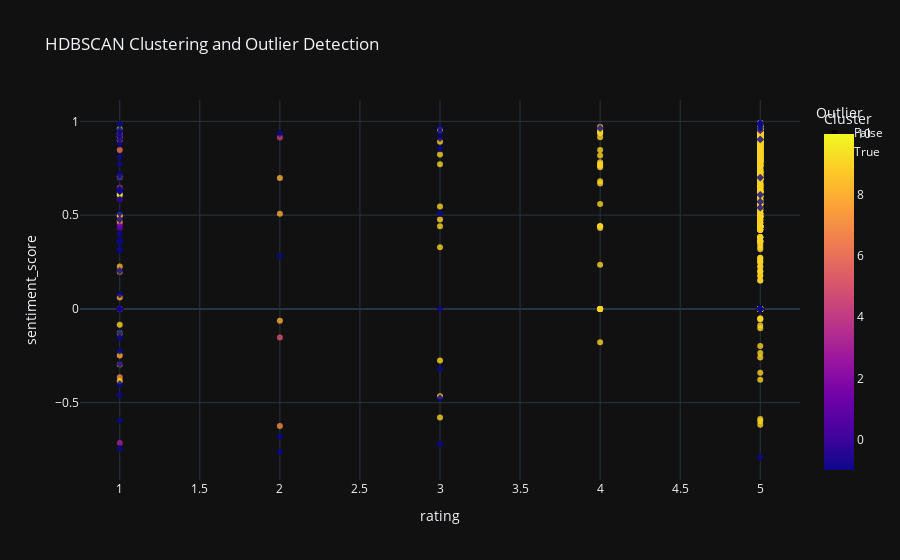

The notebook cell this image was saved under:
### Markdown cell above
# Clustering

### Code cell
import pandas as pd
import numpy as np
import hdbscan
import plotly.express as px

# Apply HDBSCAN
X = test_df_encoded.values
clusterer = hdbscan.HDBSCAN(min_cluster_size=2)
cluster_labels = clusterer.fit_predict(X)

# Create a DataFrame for easier plotting
df_hdbscan = pd.DataFrame(X, columns=test_df_encoded.columns)
df_hdbscan['Cluster'] = cluster_labels
df_hdbscan['Outlier'] = cluster_labels == -1

# Include relevant columns from test_df_enriched
df_hdbscan['rating'] = test_df_enriched['rating']
df_hdbscan['text_review'] = test_df_enriched['text_review']
df_hdbscan['price'] = test_df_enriched['price']
df_hdbscan['sentiment_score'] = test_df_enriched['sentiment_score']

# Create an interactive plot using Plotly
fig = px.scatter(
    df_hdbscan, 
    x='rating', 
    y='sentiment_score', 
    color='Cluster',
    symbol='Outlier',
    title='HDBSCAN Clustering and Outlier Detection',
    labels={'rating': 'rating', 'sentiment_score': 'sentiment_score'},
    template='plotly_dark',
    hover_data=['rating', 'text_review', 'price', 'sentiment_score']
)

# Customize the plot to highlight outliers
fig.update_traces(marker=dict(size=6, opacity=0.8), selector=dict(mode='markers'))
fig.update_traces(marker=dict(size=8, opacity=1, line=dict(width=1, color='DarkSlateGrey')),
                  selector=dict(marker_symbol='x'))

# Show the plot
fig.show()

### Figure 1 — Plotly figure (JSON) as saved in the notebook; plotly's stock layout.template omitted (floating-point values rounded to 4 significant figures; data arrays with more than 128 entries replaced by an {"elided": "..."} marker saying what was removed)
{"data": [{"customdata": {"elided": "923x2 mixed values"}, "hovertemplate": "Outlier=False<br>rating=%{x}<br>sentiment_score=%{y}<br>text_review=%{customdata[0]}<br>price=%{customdata[1]}<br>Cluster=%{marker.color}<extra></extra>", "legendgroup": "False", "marker": {"color": {"elided": "923 int values"}, "coloraxis": "coloraxis", "opacity": 0.8, "size": 6, "symbol": "circle"}, "mode": "markers", "name": "False", "orientation": "v", "showlegend": true, "type": "scatter", "x": {"elided": "923 int values"}, "xaxis": "x", "y": {"elided": "923 float values"}, "yaxis": "y"}, {"customdata": {"elided": "77x2 mixed values"}, "hovertemplate": "Outlier=True<br>rating=%{x}<br>sentiment_score=%{y}<br>text_review=%{customdata[0]}<br>price=%{customdata[1]}<br>Cluster=%{marker.color}<extra></extra>", "legendgroup": "True", "marker": {"color": [-1, -1, -1, -1, -1, -1, -1, -1, -1, -1, -1, -1, -1, -1, -1, -1, -1, -1, -1, -1, -1, -1, -1, -1, -1, -1, -1, -1, -1, -1, -1, -1, -1, -1, -1, -1, -1, -1, -1, -1, -1, -1, -1, -1, -1, -1, -1, -1, -1, -1, -1, -1, -1, -1, -1, -1, -1, -1, -1, -1, -1, -1, -1, -1, -1, -1, -1, -1, -1, -1, -1, -1, -1, -1, -1, -1, -1], "coloraxis": "coloraxis", "opacity": 0.8, "size": 6, "symbol": "diamond"}, "mode": "markers", "name": "True", "orientation": "v", "showlegend": true, "type": "scatter", "x": [5, 5, 1, 5, 5, 5, 3, 1, 1, 1, 1, 4, 5, 1, 5, 1, 5, 1, 5, 1, 1, 1, 1, 2, 1, 1, 1, 1, 1, 5, 1, 5, 5, 5, 3, 1, 1, 1, 5, 2, 1, 5, 1, 1, 3, 1, 5, 5, 5, 1, 1, 5, 5, 3, 5, 1, 5, 3, 1, 1, 5, 1, 2, 1, 1, 3, 2, 3, 1, 3, 5, 5, 5, 1, 1, 5, 3], "xaxis": "x", "y": [0.9655, 0, 0.5106, 0.7003, 0, 0, 0.8553, -0.4588, 0.3182, 0.627, 0, 0.964, 0, 0.5837, 0.9795, 0.9245, 0.9528, 0.8113, 0.9854, -0.128, -0.744, -0.2942, 0.8805, 0.2824, 0.2026, -0.1553, 0.3575, 0, 0, 0, 0.4767, 0.5399, 0, 0.5719, -0.7215, -0.5962, 0.3125, 0.9051, 0, -0.762, -0.4019, 0.9039, 0.368, 0.6988, 0.9428, 0.772, 0, 0.9891, 0, 0.4007, 0.9419, 0, 0, 0, 0, 0.6419, 0.9927, 0.5089, 0.987, -0.2244, 0, 0.3612, -0.6815, 0.6301, 0.6278, -0.3182, 0.937, 0.965, 0.9542, 0.9102, 0, -0.7913, 0, 0.0772, 0.7184, 0.6084, -0.4767], "yaxis": "y"}], "layout": {"coloraxis": {"colorbar": {"title": {"text": "Cluster"}}, "colorscale": [[0, "#0d0887"], [0.1111, "#46039f"], [0.2222, "#7201a8"], [0.3333, "#9c179e"], [0.4444, "#bd3786"], [0.5556, "#d8576b"], [0.6667, "#ed7953"], [0.7778, "#fb9f3a"], [0.8889, "#fdca26"], [1, "#f0f921"]]}, "legend": {"title": {"text": "Outlier"}, "tracegroupgap": 0}, "title": {"text": "HDBSCAN Clustering and Outlier Detection"}, "xaxis": {"anchor": "y", "domain": [0, 1], "title": {"text": "rating"}}, "yaxis": {"anchor": "x", "domain": [0, 1], "title": {"text": "sentiment_score"}}}}
